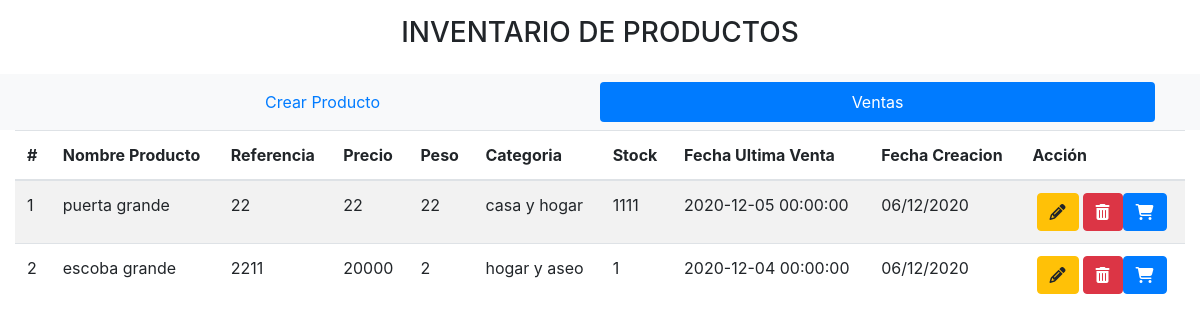
Page /index.php?pagina=leer on the earlier database version.
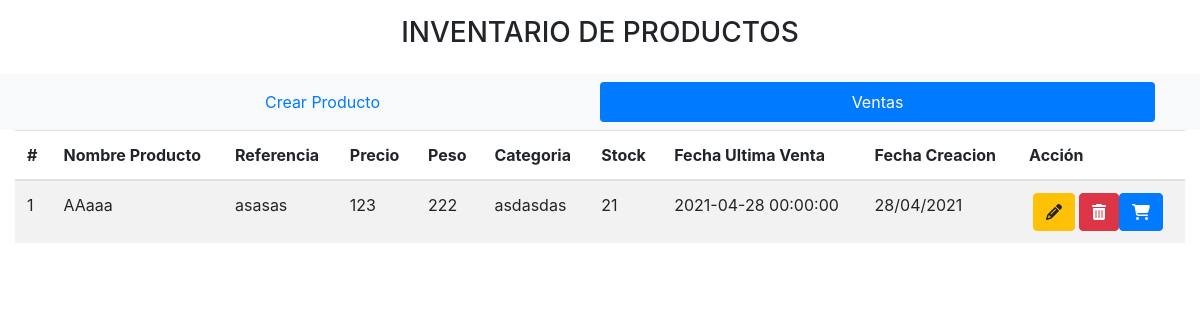
Same page on the later database version.
### tables this page shows
CREATE TABLE `producto` (
  `id` int(11) NOT NULL,
  `nombre` varchar(20) NOT NULL,
  `referencia` varchar(20) NOT NULL,
  `precio` int(11) NOT NULL,
  `peso` int(11) NOT NULL,
  `categoria` varchar(30) NOT NULL,
  `stock` int(11) NOT NULL,
  `fecha_creacion` timestamp NOT NULL DEFAULT current_timestamp() ON UPDATE current_timestamp(),
  `fecha_ultima_venta` datetime NOT NULL
);

### controladores/TemplateController.php (called while the page is built)
<?php
Class TemplateController{
	public function ControllerGetTemplate(){
		include "vistas/plantilla.php";
	}
}

### index.php (called while the page is built)
<?php
require_once "controladores/TemplateController.php";
require_once "controladores/FormController.php";
require_once "modelos/FormModel.php";
$plantilla = new TemplateController();
$plantilla -> ControllerGetTemplate();

### controladores/FormController.php (called while the page is built, shortened)
<?php
class ControllerForms{
	static public function ControllerSelectRegisters($item, $valor){
		$tabla = "producto";
		$respuesta = ModelForms::mdlSelectRegisters($tabla, $item, $valor);
		return $respuesta;
	}
}

### modelos/conexion.php (called while the page is built)
<?php
class Conexion{
	static public function connect(){
		$link = new PDO("mysql:host=localhost;dbname=productos", "root","");
		$link->exec("set names utf8");
		return $link;
	}
}

### modelos/FormModel.php (called while the page is built, shortened)
<?php
require_once "conexion.php";
class ModelForms{
	static public function mdlSelectRegisters($tabla, $item, $valor){
		if($item == null && $valor == null){
			$stmt = Conexion::connect()->prepare("SELECT *,DATE_FORMAT(fecha_creacion, '%d/%m/%Y') AS fecha_creacion FROM $tabla ORDER BY id DESC");
			$stmt->execute();
			return $stmt -> fetchAll();
		}else{
			$stmt = Conexion::connect()->prepare("SELECT *,DATE_FORMAT(fecha_creacion, '%d/%m/%Y') AS fecha_creacion FROM $tabla WHERE $item = :$item ORDER BY id DESC");
			$stmt->bindParam(":".$item, $valor, PDO::PARAM_STR);
			$stmt->execute();
			return $stmt -> fetch();
		}
	}
}

### vistas/paginas/leer.php (the view, shortened to what this page needs)
<?php
$productos = ControllerForms::ControllerSelectRegisters(null, null);
?>
<table class="table table-striped">
	<thead>
		<tr>
			<th>#</th>
			<th>Nombre Producto</th>
			<th>Referencia</th>
			<th>Precio</th>
			<th>Peso</th>
			<th>Categoria</th>
			<th>Stock</th>
			<th>Fecha Ultima Venta</th>
			<th>Fecha Creacion</th>
			<th>Acción</th>
		</tr>
	</thead>
	<tbody>
	<?php foreach ($productos as $key => $value): ?>
		<tr>
			<td><?php echo ($key+1); ?></td>
			<td><?php echo $value["nombre"]; ?></td>
			<td><?php echo $value["referencia"]; ?></td>
			<td><?php echo $value["precio"]; ?></td>
			<td><?php echo $value["peso"]; ?></td>
			<td><?php echo $value["categoria"]; ?></td>
			<td><?php echo $value["stock"]; ?></td>
			<td><?php echo $value["fecha_ultima_venta"]; ?></td>
			<td><?php echo $value["fecha_creacion"]; ?></td>
			<td>
			<div class="btn-group">
				<div class="px-1">
				<a href="index.php?pagina=editar&id=<?php echo $value["id"]; ?>" class="btn btn-warning"><i class="fas fa-pencil-alt"></i></a>
				</div>
				<form method="post">
					<button type="submit" class="btn btn-danger"><i class="fas fa-trash-alt"></i></button>
				</form>
				<br>
				<form method="post">
					<button type="submit" class="btn btn-primary"><i class="fas fa-shopping-cart"></i></button>
				</form>
			</div>
			</td>
		</tr>
	<?php endforeach ?>
	</tbody>
</table>

### vistas/plantilla.php (shortened to what this page needs)
<!DOCTYPE html>
<html lang="en">
<head>
	<link rel="stylesheet" href="https://maxcdn.bootstrapcdn.com/bootstrap/4.3.1/css/bootstrap.min.css">
</head>
<body>
	<div class="container-fluid">
		<h3 class="text-center py-3">INVENTARIO DE PRODUCTOS</h3>
	</div>
	<div class="container-fluid  bg-light">
		<div class="container">
			<ul class="nav nav-justified py-2 nav-pills">
			<?php if (isset($_GET["pagina"])): ?>
				<?php if ($_GET["pagina"] == "registro"): ?>
					<li class="nav-item">
						<a class="nav-link active" href="index.php?pagina=registro">Crear Producto</a>
					</li>
				<?php else: ?>
					<li class="nav-item">
						<a class="nav-link" href="index.php?pagina=registro">Crear Producto</a>
					</li>
				<?php endif ?>
				<?php if ($_GET["pagina"] == "leer"): ?>
					<li class="nav-item">
						<a class="nav-link active" href="index.php?pagina=leer">Ventas</a>
					</li>
				<?php else: ?>
					<li class="nav-item">
						<a class="nav-link" href="index.php?pagina=leer">Ventas</a>
					</li>
				<?php endif ?>
			<?php endif ?>
			</ul>
		</div>
	</div>
	<div class="container-fluid">
		<div >
			<?php
				if(isset($_GET["pagina"])){
					if(
					   $_GET["pagina"] == "registro" ||
					   $_GET["pagina"] == "ingreso" ||
					   $_GET["pagina"] == "leer" ||
					   $_GET["pagina"] == "editar"){
						include "paginas/".$_GET["pagina"].".php";
					}else{
						include "paginas/error404.php";
					}
				}else{
					include "paginas/registro.php";
				}
			 ?>
		</div>
	</div>
</body>
</html>

Differences in the rows shown:
removed producto: nombre "puerta grande", referencia "22", precio "22", peso "22", categoria "casa y hogar", stock "1111", fecha_ultima_venta "2020-12-05 00:00:00", fecha_creacion "06/12/2020"
removed producto: nombre "escoba grande", referencia "2211", precio "20000", peso "2", categoria "hogar y aseo", stock "1", fecha_ultima_venta "2020-12-04 00:00:00", fecha_creacion "06/12/2020"
added producto: nombre "AAaaa", referencia "asasas", precio "123", peso "222", categoria "asdasdas", stock "21", fecha_ultima_venta "2021-04-28 00:00:00", fecha_creacion "28/04/2021"
